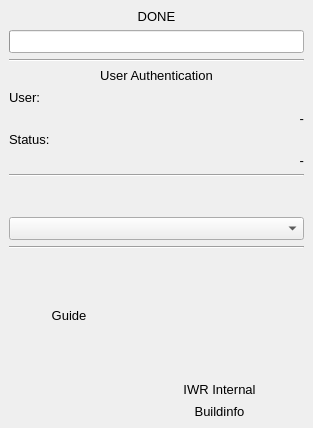
<?xml version="1.0" encoding="UTF-8"?>
<ui version="4.0">
 <class>QGMDockInfo</class>
 <widget class="QDockWidget" name="QGMDockInfo">
  <property name="geometry">
   <rect>
    <x>0</x>
    <y>0</y>
    <width>313</width>
    <height>428</height>
   </rect>
  </property>
  <property name="sizePolicy">
   <sizepolicy hsizetype="MinimumExpanding" vsizetype="MinimumExpanding">
    <horstretch>0</horstretch>
    <verstretch>0</verstretch>
   </sizepolicy>
  </property>
  <property name="minimumSize">
   <size>
    <width>313</width>
    <height>428</height>
   </size>
  </property>
  <property name="maximumSize">
   <size>
    <width>524287</width>
    <height>524287</height>
   </size>
  </property>
  <property name="font">
   <font>
    <pointsize>10</pointsize>
   </font>
  </property>
  <property name="features">
   <set>QDockWidget::DockWidgetFloatable|QDockWidget::DockWidgetMovable</set>
  </property>
  <property name="allowedAreas">
   <set>Qt::LeftDockWidgetArea|Qt::RightDockWidgetArea</set>
  </property>
  <property name="windowTitle">
   <string>&amp;Information</string>
  </property>
  <widget class="QWidget" name="dockWidgetContents">
   <layout class="QVBoxLayout" name="verticalLayout">
    <property name="spacing">
     <number>6</number>
    </property>
    <property name="topMargin">
     <number>9</number>
    </property>
    <property name="bottomMargin">
     <number>9</number>
    </property>
    <item>
     <widget class="QLabel" name="progressLabel">
      <property name="sizePolicy">
       <sizepolicy hsizetype="Preferred" vsizetype="Fixed">
        <horstretch>0</horstretch>
        <verstretch>0</verstretch>
       </sizepolicy>
      </property>
      <property name="text">
       <string>DONE</string>
      </property>
      <property name="alignment">
       <set>Qt::AlignCenter</set>
      </property>
      <property name="wordWrap">
       <bool>true</bool>
      </property>
     </widget>
    </item>
    <item>
     <widget class="QProgressBar" name="progressBar">
      <property name="enabled">
       <bool>true</bool>
      </property>
      <property name="sizePolicy">
       <sizepolicy hsizetype="Preferred" vsizetype="Fixed">
        <horstretch>0</horstretch>
        <verstretch>0</verstretch>
       </sizepolicy>
      </property>
      <property name="value">
       <number>0</number>
      </property>
      <property name="textVisible">
       <bool>false</bool>
      </property>
     </widget>
    </item>
    <item>
     <widget class="Line" name="line_2">
      <property name="orientation">
       <enum>Qt::Horizontal</enum>
      </property>
     </widget>
    </item>
    <item>
     <widget class="QLabel" name="labelUserAuthentication">
      <property name="text">
       <string>User Authentication</string>
      </property>
      <property name="alignment">
       <set>Qt::AlignCenter</set>
      </property>
     </widget>
    </item>
    <item alignment="Qt::AlignLeft">
     <widget class="QLabel" name="labelUserName">
      <property name="minimumSize">
       <size>
        <width>295</width>
        <height>16</height>
       </size>
      </property>
      <property name="text">
       <string>User:</string>
      </property>
     </widget>
    </item>
    <item>
     <widget class="QLabel" name="labelUserNameValue">
      <property name="text">
       <string>-</string>
      </property>
      <property name="alignment">
       <set>Qt::AlignRight|Qt::AlignTrailing|Qt::AlignVCenter</set>
      </property>
     </widget>
    </item>
    <item>
     <widget class="QLabel" name="labelUserStatus">
      <property name="text">
       <string>Status:</string>
      </property>
     </widget>
    </item>
    <item>
     <widget class="QLabel" name="labelUserStatusValue">
      <property name="text">
       <string>-</string>
      </property>
      <property name="alignment">
       <set>Qt::AlignRight|Qt::AlignTrailing|Qt::AlignVCenter</set>
      </property>
     </widget>
    </item>
    <item>
     <widget class="Line" name="line_3">
      <property name="orientation">
       <enum>Qt::Horizontal</enum>
      </property>
     </widget>
    </item>
    <item>
     <spacer name="verticalSpacer">
      <property name="orientation">
       <enum>Qt::Vertical</enum>
      </property>
      <property name="sizeHint" stdset="0">
       <size>
        <width>20</width>
        <height>40</height>
       </size>
      </property>
     </spacer>
    </item>
    <item>
     <widget class="QComboBox" name="comboBoxMouseMode"/>
    </item>
    <item>
     <widget class="Line" name="line">
      <property name="orientation">
       <enum>Qt::Horizontal</enum>
      </property>
     </widget>
    </item>
    <item>
     <layout class="QGridLayout" name="gridLayout">
      <item row="2" column="1">
       <widget class="QLabel" name="labelBuild">
        <property name="sizePolicy">
         <sizepolicy hsizetype="MinimumExpanding" vsizetype="Fixed">
          <horstretch>0</horstretch>
          <verstretch>0</verstretch>
         </sizepolicy>
        </property>
        <property name="minimumSize">
         <size>
          <width>80</width>
          <height>16</height>
         </size>
        </property>
        <property name="text">
         <string>Buildinfo</string>
        </property>
        <property name="scaledContents">
         <bool>true</bool>
        </property>
        <property name="alignment">
         <set>Qt::AlignCenter</set>
        </property>
        <property name="wordWrap">
         <bool>true</bool>
        </property>
       </widget>
      </item>
      <item row="0" column="1">
       <widget class="QLabel" name="GMLogo">
        <property name="sizePolicy">
         <sizepolicy hsizetype="MinimumExpanding" vsizetype="MinimumExpanding">
          <horstretch>0</horstretch>
          <verstretch>0</verstretch>
         </sizepolicy>
        </property>
        <property name="minimumSize">
         <size>
          <width>120</width>
          <height>120</height>
         </size>
        </property>
        <property name="text">
         <string/>
        </property>
        <property name="pixmap">
         <pixmap resource="gigamesh.qrc">:/GMGeneric/GigaMesh_Logo_150px.png</pixmap>
        </property>
        <property name="scaledContents">
         <bool>false</bool>
        </property>
        <property name="alignment">
         <set>Qt::AlignCenter</set>
        </property>
       </widget>
      </item>
      <item row="0" column="0">
       <widget class="QLabel" name="labelGuide">
        <property name="sizePolicy">
         <sizepolicy hsizetype="Fixed" vsizetype="Fixed">
          <horstretch>0</horstretch>
          <verstretch>0</verstretch>
         </sizepolicy>
        </property>
        <property name="minimumSize">
         <size>
          <width>120</width>
          <height>100</height>
         </size>
        </property>
        <property name="maximumSize">
         <size>
          <width>120</width>
          <height>150</height>
         </size>
        </property>
        <property name="text">
         <string>Guide</string>
        </property>
        <property name="alignment">
         <set>Qt::AlignCenter</set>
        </property>
       </widget>
      </item>
      <item row="1" column="1">
       <widget class="QLabel" name="labelEdition">
        <property name="sizePolicy">
         <sizepolicy hsizetype="MinimumExpanding" vsizetype="Fixed">
          <horstretch>0</horstretch>
          <verstretch>0</verstretch>
         </sizepolicy>
        </property>
        <property name="minimumSize">
         <size>
          <width>80</width>
          <height>16</height>
         </size>
        </property>
        <property name="text">
         <string>IWR Internal</string>
        </property>
        <property name="alignment">
         <set>Qt::AlignCenter</set>
        </property>
       </widget>
      </item>
     </layout>
    </item>
   </layout>
  </widget>
 </widget>
 <resources>
  <include location="gigamesh.qrc"/>
 </resources>
 <connections/>
</ui>
